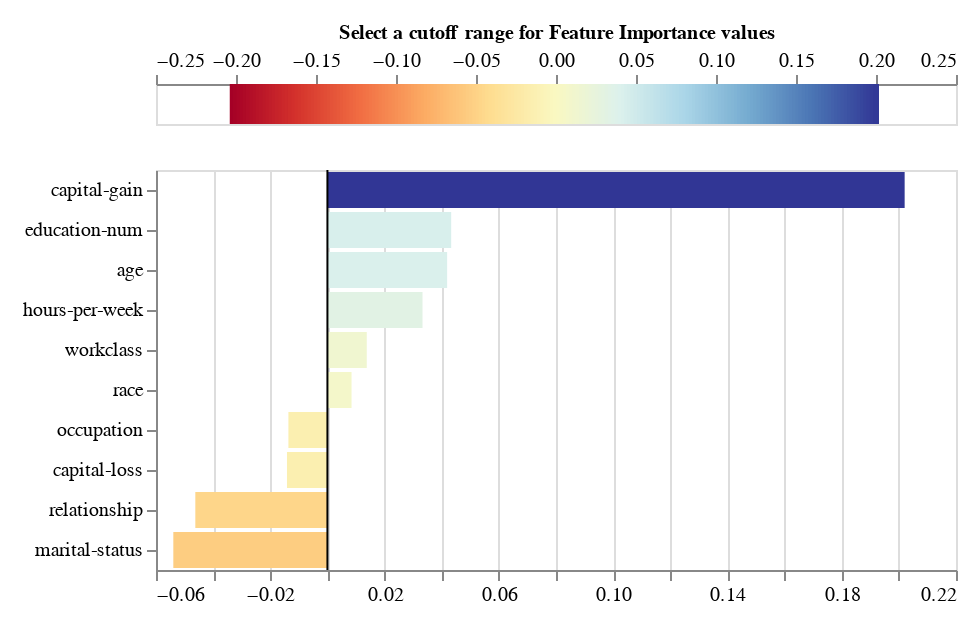

Notebook code cell kept with this figure:
### Code cell
lime_exp.plot_features_importance()

### Figure 1 — Vega-Lite specification as saved in the notebook (floating-point values rounded to 4 significant figures; data arrays with more than 128 entries replaced by an {"elided": "..."} marker saying what was removed)
{"config": {"view": {"continuousWidth": 400, "continuousHeight": 300}, "axis": {"labelFontSize": 10, "labelLimit": 225.0}}, "vconcat": [{"layer": [{"data": {"name": "data-26982572af39114fca043a76d2733a02"}, "mark": {"type": "rule", "strokeWidth": 3}, "encoding": {"color": {"type": "quantitative", "field": "xValue", "legend": null, "scale": {"domain": [-0.202, 0.202], "domainMid": 0, "scheme": "redyellowblue"}}, "x": {"type": "quantitative", "axis": {"orient": "top", "titleFontSize": 10}, "field": "xValue", "title": "Select a cutoff range for Feature Importance values "}}}, {"data": {"name": "data-c7bc3ae69e1253e8223f70a11d04b99d"}, "mark": {"type": "rect", "color": "black", "height": 20, "opacity": 0.4, "tooltip": true}, "encoding": {"x": {"type": "quantitative", "field": "x_min"}, "x2": {"field": "x_max"}, "y": {"type": "quantitative", "axis": null, "field": "y"}}, "selection": {"Cutter": {"type": "single", "fields": ["cutoff"], "bind": {"input": "range", "max": 0.202, "min": 0, "name": "Importance cutoff value (±) ", "step": 0.004041}, "init": {"cutoff": 0.0}}}, "transform": [{"calculate": "(-Cutter.cutoff)", "as": "x_min"}, {"calculate": "Cutter.cutoff", "as": "x_max"}]}], "height": 20}, {"layer": [{"data": {"name": "data-4896a6f00ca20a09d603ec68196319e5"}, "mark": "bar", "encoding": {"color": {"type": "quantitative", "field": "value", "legend": null, "scale": {"domain": [-0.202, 0.202], "domainMid": 0, "scheme": "blueorange"}}, "tooltip": [{"type": "nominal", "field": "name", "title": "Feature"}, {"type": "quantitative", "field": "value", "title": "Importance"}], "x": {"type": "quantitative", "field": "value", "title": null}, "y": {"type": "nominal", "field": "name", "sort": {"field": "value", "op": "mean", "order": "descending"}, "title": null}}, "selection": {"Cutter": {"type": "single", "fields": ["cutoff"], "bind": {"input": "range", "max": 0.202, "min": 0, "name": "Importance cutoff value (±) ", "step": 0.004041}, "init": {"cutoff": 0.0}}}, "transform": [{"filter": "((datum.value > Cutter.cutoff) || (datum.value < (-Cutter.cutoff)))"}]}, {"data": {"name": "data-9c00aa9dc2b1c1a0b4bf9b34ead12925"}, "mark": "rule", "encoding": {"x": {"type": "quantitative", "field": "x"}}}]}], "padding": 10, "$schema": "https://vega.github.io/schema/vega-lite/v4.8.1.json", "datasets": {"data-26982572af39114fca043a76d2733a02": {"elided": "200 records"}, "data-c7bc3ae69e1253e8223f70a11d04b99d": [{"y": 0, "x": -0.5, "x2": 0.5}], "data-4896a6f00ca20a09d603ec68196319e5": [{"name": "capital-gain", "value": 0.202}, {"name": "marital-status", "value": -0.05394}, {"name": "relationship", "value": -0.04623}, {"name": "education-num", "value": 0.04332}, {"name": "age", "value": 0.0419}, {"name": "hours-per-week", "value": 0.03328}, {"name": "capital-loss", "value": -0.01416}, {"name": "workclass", "value": 0.01377}, {"name": "occupation", "value": -0.01366}, {"name": "race", "value": 0.00844}], "data-9c00aa9dc2b1c1a0b4bf9b34ead12925": [{"x": 0}]}}
